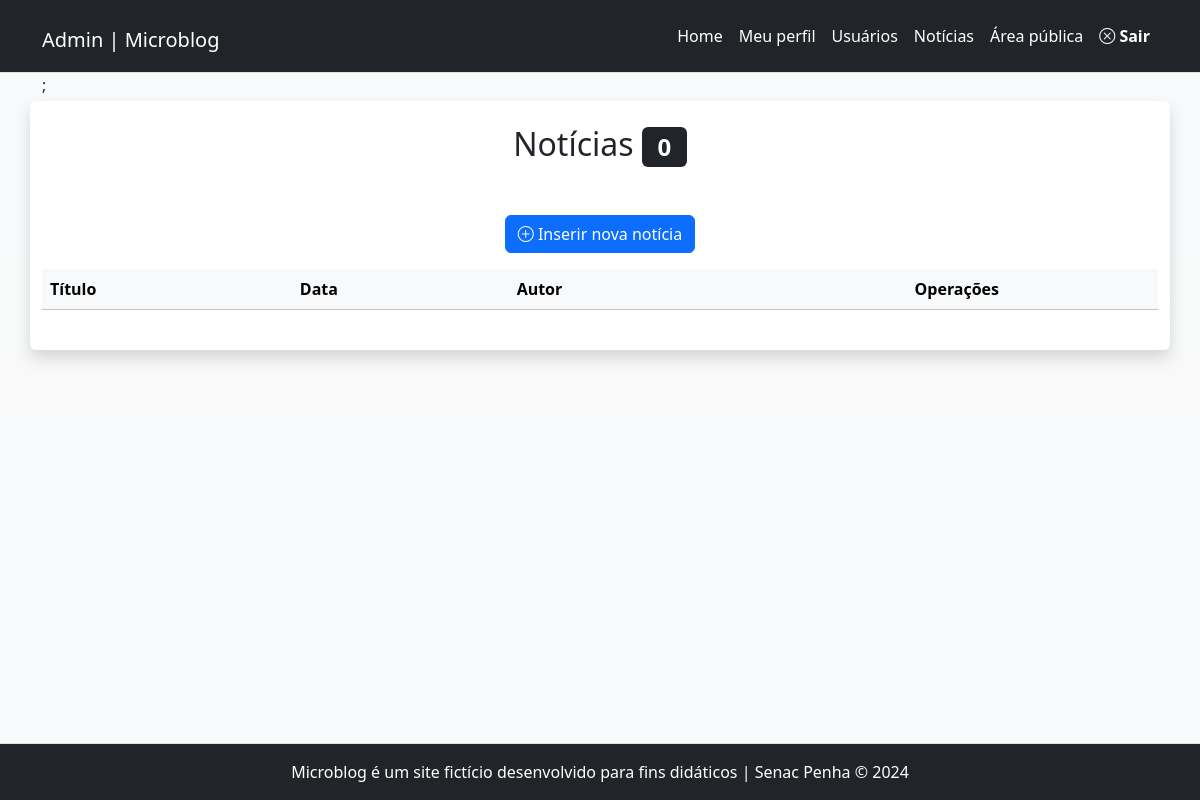
/admin/noticias.php (signed in), run on an earlier commit of the app's database.
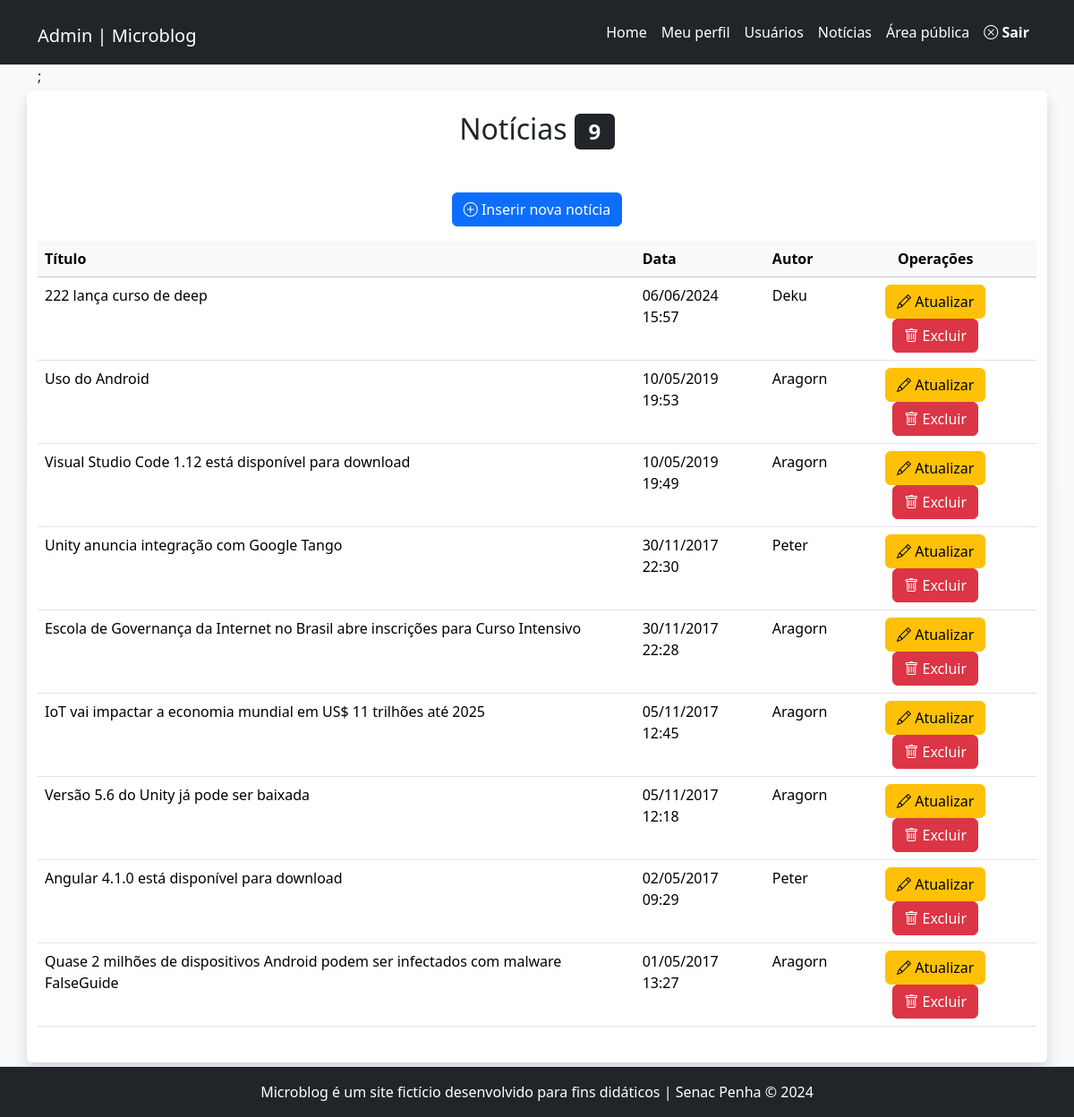
And on a later commit of the database.
### tables this page shows
CREATE TABLE `noticias` (
  `id` int(11) NOT NULL,
  `data` datetime NOT NULL DEFAULT current_timestamp(),
  `titulo` varchar(150) NOT NULL,
  `texto` text DEFAULT NULL,
  `resumo` tinytext NOT NULL,
  `imagem` varchar(45) NOT NULL,
  `usuario_id` int(11) NOT NULL
);

CREATE TABLE `usuarios` (
  `id` int(11) NOT NULL,
  `nome` varchar(45) NOT NULL,
  `email` varchar(45) NOT NULL,
  `senha` varchar(255) NOT NULL,
  `tipo` enum('admin','editor') NOT NULL
);

### inc/funcoes-noticias.php (called while the page is built, shortened)
<?php
require "conecta.php";
function formataData($data)
{
    return date("d/m/Y H:i", strtotime($data));
}
function lerNoticias($conexao, $idUsuario, $tipoUsuario)
{
    if ($tipoUsuario == 'admin') {
        $sql = "SELECT
    noticias.id,
    noticias.titulo,
    noticias.data,
    usuarios.nome
      FROM noticias JOIN usuarios
     ON noticias.usuario_id = usuarios.id
     ORDER BY data DESC";
    } else {
        $sql = "SELECT titulo, data, id FROM noticias
        WHERE usuario_id = $idUsuario
        ORDER BY data DESC";
    }
    $resultado = mysqli_query($conexao, $sql) or die(mysqli_error($conexao));
    return mysqli_fetch_all($resultado, MYSQLI_ASSOC);
}

### admin/noticias.php (the view)
<?php
require_once "../inc/cabecalho-admin.php";
require_once "../inc/funcoes-noticias.php";
$idUsuario = $_SESSION['id'];
$tipoUsuario = $_SESSION['tipo'];
$listaDeNoticias = lerNoticias($conexao, $idUsuario, $tipoUsuario);
?>
<div class="row">
	<article class="col-12 bg-white rounded shadow my-1 py-4">
		<h2 class="text-center">
		Notícias <span class="badge bg-dark"><?=count($listaDeNoticias)?></span>
		</h2>
		<p class="text-center mt-5">
			<a class="btn btn-primary" href="noticia-insere.php">
			<i class="bi bi-plus-circle"></i>
			Inserir nova notícia</a>
		</p>
		<div class="table-responsive">
			<table class="table table-hover">
				<thead class="table-light">
					<tr>
                        <th>Título</th>
                        <th>Data</th>
						<?php if ($tipoUsuario == 'admin') { ?>
							<th>Autor</th>
						<?php } ?>
						<th class="text-center">Operações</th>
					</tr>
				</thead>
				<tbody>
				<?php foreach($listaDeNoticias as $noticia) {?>
					<tr>
					<td> <?=$noticia["titulo"]?> </td>
                        <td> <?=formataData($noticia['data'])?> </td>
						<?php if ($tipoUsuario == 'admin') { ?>
							<td><?=$noticia["nome"]?></td>
						<?php } ?>
						<td class="text-center">
							<a class="btn btn-warning"
							href="noticia-atualiza.php?id=<?=$noticia["id"]?>">
							<i class="bi bi-pencil"></i> Atualizar
							</a>
							<a class="btn btn-danger excluir"
							href="noticia-exclui.php?id=<?=$noticia['id']?>">
							<i class="bi bi-trash"></i> Excluir
							</a>
						</td>
					</tr>
<?php } ?>
				</tbody>
			</table>
	</div>
	</article>
</div>
<?php
require_once "../inc/rodape-admin.php";
?>

### inc/cabecalho-admin.php (shortened to what this page needs)
<!DOCTYPE html>
<html lang="pt-br" class="h-100">
<head>
<link href="https://cdn.jsdelivr.net/npm/bootstrap@5.3.3/dist/css/bootstrap.min.css" rel="stylesheet">
<link rel="stylesheet" href="https://cdn.jsdelivr.net/npm/bootstrap-icons@1.11.3/font/bootstrap-icons.min.css">
<link rel="stylesheet" href="../css/style.css">
</head>
<body id="admin" class="d-flex flex-column h-100 bg-light bg-gradient">
<header id="topo" class="border-bottom sticky-top">
<nav class="navbar navbar-expand-lg navbar-dark bg-dark justify-content-between">
  <div class="container">
    <h1><a class="navbar-brand" href="index.php">Admin | Microblog</a></h1>
    <div class="collapse navbar-collapse" id="navbarSupportedContent">
        <ul class="navbar-nav ms-auto mb-2 mb-lg-0">
            <li class="nav-item">
                <a class="nav-link" href="index.php">Home</a>
            </li>
            <li class="nav-item">
                <a class="nav-link" href="meu-perfil.php">Meu perfil</a>
            </li>
            <?php if ($_SESSION['tipo'] == "admin") { ?>
            <li class="nav-item">
                <a class="nav-link" href="usuarios.php">Usuários</a>
            </li>
            <?php } ?>
            <li class="nav-item">
                <a class="nav-link" href="noticias.php">Notícias</a>
            </li>
            <li class="nav-item">
                <a class="nav-link" href="../index.php" target="_blank">Área pública</a>
            </li>
            <li class="nav-item">
                <a class="nav-link fw-bold" href="?sair"> <i class="bi bi-x-circle"></i> Sair</a>
            </li>
        </ul>
    </div>
  </div>
</nav>
</header>
<main class="flex-shrink-0">
    <div class="container">

### inc/rodape-admin.php (shortened to what this page needs)
</div>
</main>
<footer class="footer mt-auto py-3 bg-dark border-top">
    <div class="container text-center text-white">
        Microblog é um site fictício desenvolvido para fins didáticos | Senac Penha &copy; 2024
    </div>
</footer>
</body>
</html>

### css/style.css (style rules this page uses)
#admin .nav-link { color: white; }

What changed in the data, as far as the page shows it:
added noticias: titulo "222 lança curso de deep", data "06/06/2024 15:57", usuario.nome "Deku"
added noticias: titulo "Uso do Android", data "10/05/2019 19:53", usuario.nome "Aragorn"
added noticias: titulo "Visual Studio Code 1.12 está disponível para download", data "10/05/2019 19:49", usuario.nome "Aragorn"
added noticias: titulo "Unity anuncia integração com Google Tango", data "30/11/2017 22:30", usuario.nome "Peter"
added noticias: titulo "Escola de Governança da Internet no Brasil abre inscrições para Curso Intensivo", data "30/11/2017 22:28", usuario.nome "Aragorn"
added noticias: titulo "IoT vai impactar a economia mundial em US$ 11 trilhões até 2025", data "05/11/2017 12:45", usuario.nome "Aragorn"
added noticias: titulo "Versão 5.6 do Unity já pode ser baixada", data "05/11/2017 12:18", usuario.nome "Aragorn"
added noticias: titulo "Angular 4.1.0 está disponível para download", data "02/05/2017 09:29", usuario.nome "Peter"
added noticias: titulo "Quase 2 milhões de dispositivos Android podem ser infectados com malware FalseGuide", data "01/05/2017 13:27", usuario.nome "Aragorn"
Also different on the page:
count($listaDeNoticias): "0" → "9"
